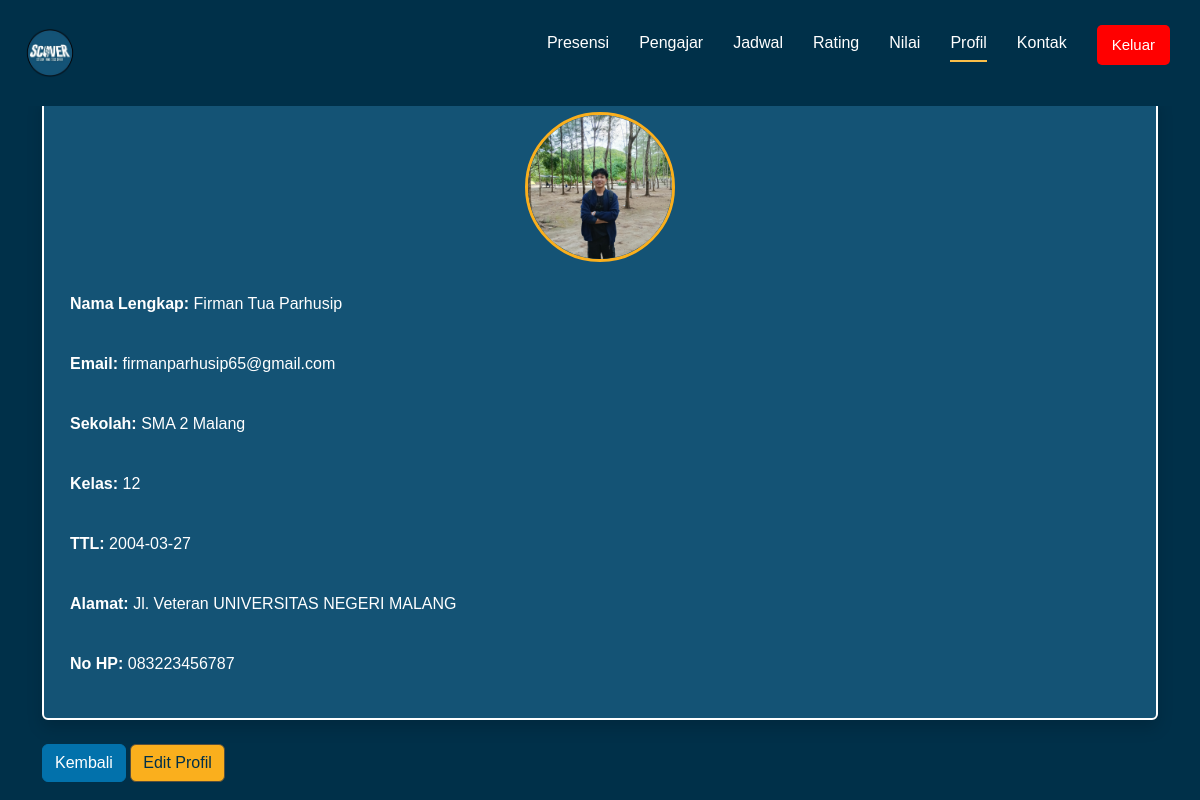
The page /profile.php (signed in) on the database its author committed.
### tables this page shows
CREATE TABLE `siswa` (
  `siswa_id` int(11) NOT NULL,
  `full_name` varchar(50) NOT NULL,
  `email` varchar(30) NOT NULL,
  `sekolah` varchar(255) NOT NULL,
  `kelas` varchar(20) NOT NULL,
  `password` varchar(255) NOT NULL,
  `ttl` date NOT NULL,
  `alamat` varchar(255) NOT NULL,
  `nohp` varchar(50) NOT NULL,
  `gambar` varchar(255) NOT NULL,
  `created_at` timestamp NOT NULL DEFAULT current_timestamp() ON UPDATE current_timestamp()
);

### profile.php (the view, shortened to what this page needs)
<?php
$host = "localhost";
$user = "root";
$password = "";
$dbname = "scover";
$conn = mysqli_connect($host, $user, $password, $dbname);
$email = isset($_SESSION['user_email']) ? $_SESSION['user_email'] : null;
if ($email) {
    $query = "SELECT full_name, email, sekolah, alamat, gambar, kelas, ttl, nohp FROM siswa WHERE email = ?";
    $stmt = mysqli_prepare($conn, $query);
    mysqli_stmt_bind_param($stmt, "s", $email);
    mysqli_stmt_execute($stmt);
    $result = mysqli_stmt_get_result($stmt);
    $data = mysqli_fetch_assoc($result);
} else {
    echo "<script>alert('Anda belum login!'); window.location.href='login.php';</script>";
    exit();
}
?>
<!DOCTYPE html>
<html lang="id">
<head>
    <link href="https://cdn.jsdelivr.net/npm/bootstrap@5.3.0-alpha1/dist/css/bootstrap.min.css" rel="stylesheet">
    <link rel="stylesheet" href="css/profile.css">
    <link rel="stylesheet" href="css/logout.css">
    <link rel="stylesheet" href="css/home.css">
</head>
<body>
<nav class="navbar">
        <div class="logo">
            <img src="images/foto4.png" alt="Logo">
        </div>
        <ul class="nav-links">
            <li><a href="home.php">Presensi</a></li>
            <li><a href="pengajar.php">Pengajar</a></li>
            <li><a href="jadwal.php">Jadwal</a></li>
            <li><a href="rating.php">Rating</a></li>
            <li><a href="nilai.php">Nilai</a></li>
            <li><a href="profile.php" class="active">Profil</a></li>
            <li><a href="kontak.php">Kontak</a></li>
            <li><button class="logout-btn" onclick="confirmLogout()">Keluar</button></li>
        </ul>
    </nav>
    <div class="container mt-5">
        <h2 class="text-center">Profil Pengguna</h2>
        <div class="card p-3 shadow mb-4 text-center">
            <?php
            $imagePath = "uploads/" . basename(htmlspecialchars($data['gambar']));
            if (!empty($data['gambar']) && file_exists($imagePath)) {
            ?>
                <img src="<?= $imagePath; ?>" alt="Foto Profil" class="profile-img">
            <?php
            } else {
            ?>
                <img src="uploads/default.png" alt="Foto Profil Default" class="profile-img">
            <?php
            }
            ?>
            <p><strong>Nama Lengkap:</strong> <?= htmlspecialchars($data['full_name']); ?></p>
            <p><strong>Email:</strong> <?= htmlspecialchars($data['email']); ?></p>
            <p><strong>Sekolah:</strong> <?= htmlspecialchars($data['sekolah'] ?? '-'); ?></p>
            <p><strong>Kelas:</strong> <?= htmlspecialchars($data['kelas'] ?? '-'); ?></p>
            <p><strong>TTL:</strong> <?= htmlspecialchars($data['ttl'] ?? '-'); ?></p>
            <p><strong>Alamat:</strong> <?= htmlspecialchars($data['alamat'] ?? '-'); ?></p>
            <p><strong>No HP:</strong> <?= htmlspecialchars($data['nohp'] ?? '-'); ?></p>
        </div>
        <a href="home.php" class="btn btn-primary">Kembali</a>
        <a href="edit_profile.php" class="btn btn-secondary">Edit Profil</a>
    </div>
</body>
</html>
</html>

### css/profile.css (style rules this page uses)
body { font-family: Arial, sans-serif; margin: 0; padding: 0; background-color: #003049; display: flex; flex-direction: column; align-items: center; justify-content: center; color: #fabe49; }
.card { background-color: #145375; color: white; border: 2px solid white; }
.card p { text-align: justify; padding: 10px; }
.profile-img { width: 150px; height: 150px; border-radius: 50%; object-fit: cover; display: block; margin: 0 auto 20px; border: 3px solid #faaf1d; }
.btn-primary { background-color: #0271ab; border-color: #0271ab; }
.btn-secondary { background-color: #faaf1d; border-color: rgb(88, 79, 59); color: #003049; }
h2 { color: #faaf1d; }
.navbar { display: flex; justify-content: space-between; align-items: center; background-color: #003049; padding: 15px; color: white; width: 100%; }
.navbar .logo img { width: 70px; height: auto; }
.navbar .nav-links { list-style: none; display: flex; padding: 0; }
.navbar { position: relative; z-index: 1000; }
.card { position: relative; z-index: 1; }
.navbar .nav-links li { margin: 10px 5px; position: relative; }
.navbar .nav-links a { text-decoration: none; color: white; padding-bottom: 5px; transition: all 0.3s; position: relative; }
.navbar .nav-links a::after { content: ""; display: block; width: 0; height: 2px; background-color: #fabe49; transition: width 0.3s ease-in-out; position: absolute; bottom: -2px; left: 0; }
.navbar .nav-links a.active::after { width: 100%; background-color: #fabe49; }

### css/logout.css (style rules this page uses)
.logout-btn { background-color: red; border: none; padding: 10px 15px; border-radius: 5px; font-size: 15px; color: white; cursor: pointer; display: flex; align-items: center; justify-content: center; height: 40px; }
.nav-links li { display: flex; align-items: center; }

### css/home.css (style rules this page uses)
body { font-family: Arial, sans-serif; margin: 0; padding: 0; background-color: #003049; display: flex; flex-direction: column; align-items: center; justify-content: center; }
.navbar { display: flex !important; justify-content: space-between !important; align-items: center !important; background-color: #003049; padding: 15px; color: white; width: 100%; width: 100%; padding: 15px; position: fixed; top: 0; left: 0; z-index: 1000; }
.navbar .logo img { width: 70px; height: auto; }
.navbar .nav-links { list-style: none; display: flex; padding: 0; }
.navbar .nav-links li { margin: 10px 15px; position: relative; }
.navbar .nav-links a { text-decoration: none; color: white; padding-bottom: 5px; transition: all 0.3s; position: relative; }
.navbar .nav-links a::after { content: ""; display: block; width: 0; height: 2px; background-color: #fabe49; transition: width 0.3s ease-in-out; position: absolute; bottom: -2px; left: 0; }
.navbar .nav-links a.active::after { width: 100%; background-color: #fabe49; }
.logout-btn { background-color: red; border: none; padding: 10px 15px; border-radius: 5px; font-size: 15px; color: white; cursor: pointer; display: flex; align-items: center; justify-content: center; height: 40px; }
.nav-links li { display: flex; align-items: center; }

### rows shown on the page
siswa: gambar (picture), full_name "Firman Tua Parhusip", email "firmanparhusip65@gmail.com", sekolah "SMA 2 Malang", kelas "12", ttl "2004-03-27", alamat "Jl. Veteran UNIVERSITAS NEGERI MALANG", nohp "083223456787"
